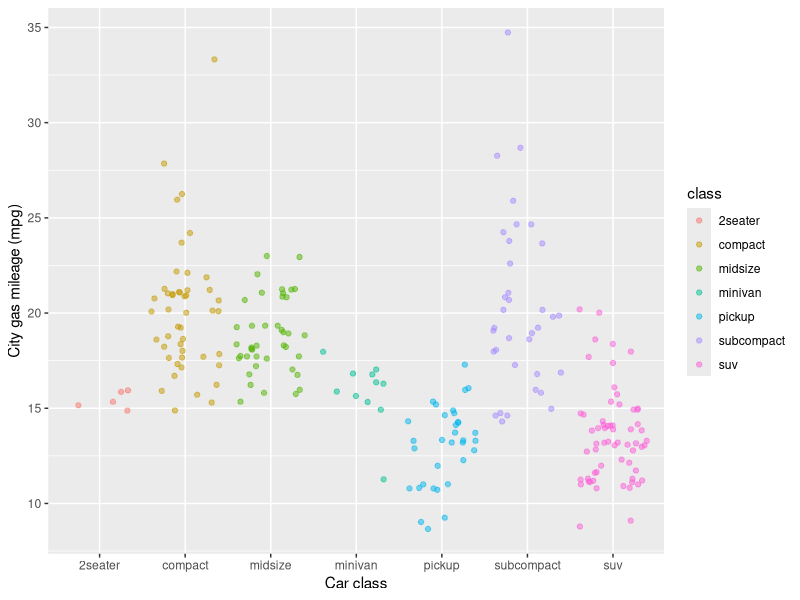

Write the R code that produced this figure.
## ---- chunk 1
knitr::opts_chunk$set(echo = TRUE)
library(tidyverse)
## ---- chunk 2
ggplot(data = mpg, aes(x = class, y = cty)) +
	geom_jitter(aes(color = class), alpha = 0.5) +
  labs(x = "Car class",
       y = "City gas mileage (mpg)")
